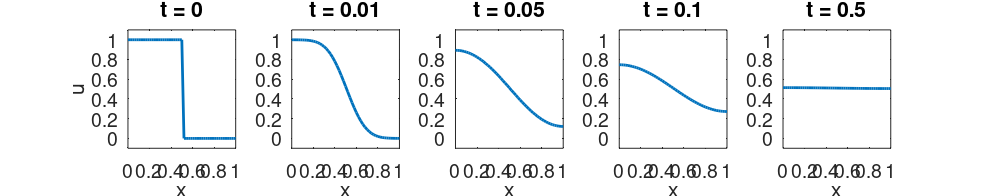

Write MATLAB code to recreate this figure.
% Solve the diffusion equation using an explicit numerical scheme
% with a small dt
clear all

% Discretization parameters
T = 0.5;        % Total simulation time
M = 51;         % Number of spatial point
dx = 1/(M-1);   % Distance between spatial grid points
N = 5000;       % Number of time points
dt = T/N;       % Time step
rho = dt/dx^2;

% Solution vector
u = zeros(M, N+1);

% Initial conditions
u(1:round(M/2), 1) = 1;
u(round(M/2)+1:end, 1) = 0;

% Numerical scheme
for n=1:N
    for j=1:M
        if j==1 % Left boundary
            u(j, n+1) = (1-2*rho)*u(j,n) + 2*rho*u(j+1,n);
        elseif j==M % Right boundary
            u(j, n+1) = 2*rho*u(j-1,n) + (1-2*rho)*u(j,n);
        else % Inner point
            u(j, n+1) = rho*u(j-1,n) + (1-2*rho)*u(j,n) + rho*u(j+1,n);
        end
    end
end

% Select time points to plot
x = (0:dx:1);
t_plot = [0, 0.01, 0.05, 0.1, 0.5];
t_idx = round(t_plot/dt) + 1;

% Set up figure and plot the solution
figure('Units','centimeters', 'Position', [10 10 25 5], ...
    'PaperPositionMode', 'auto', 'PaperUnits', 'centimeters', ...
    'PaperSize', [22, 5])

for i=1:length(t_plot)
    subplot(1, length(t_plot), i)
    plot(x, u(:, t_idx(i)), 'linewidth', 2)
    set(gca, 'fontsize', 14)
    title(sprintf('t = %g', t_plot(i)))
    if i==1
        ylabel('u')
    end
    xlabel('x')
    ylim([-0.1, 1.1])
end

print('-dpdf', '../Figures/Ch3_Fig2.pdf')

